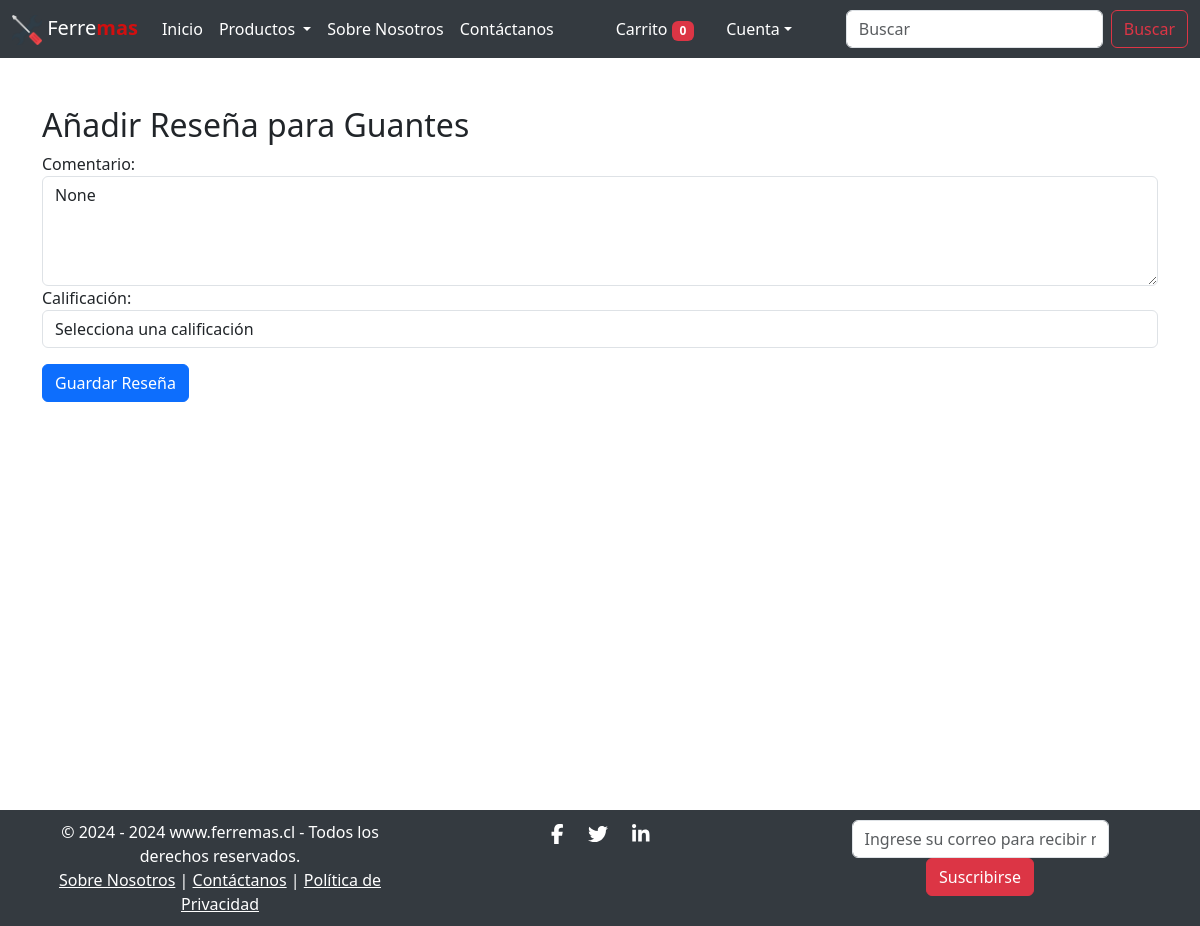
The page /add-review/2/2/ (signed in) on the database as committed earlier.
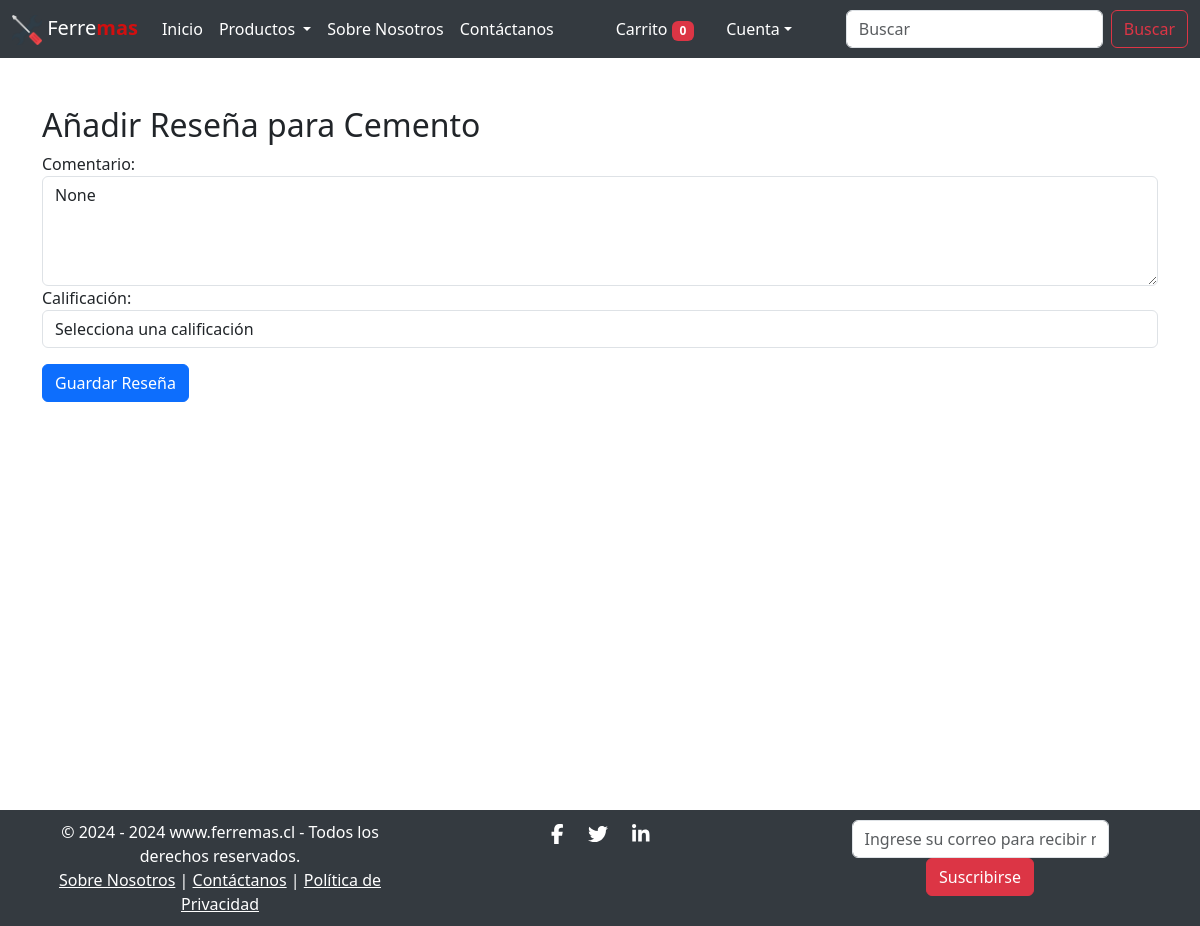
The same page on the database as committed later.
### core/models.py (models this page shows, shortened)
class Product(models.Model):
    category = models.ForeignKey(Category, related_name='products', on_delete=models.CASCADE)
    vendor = models.ForeignKey(Vendor, related_name='products', on_delete=models.SET_NULL, null=True, blank=True)
    title = models.CharField(max_length=100)
    description = models.TextField()
    price = models.DecimalField(max_digits=10, decimal_places=2, default=0.0)
    discounted_price = models.DecimalField(max_digits=10, decimal_places=2, null=True, blank=True)
    product_image = models.ImageField(upload_to='products/', null=True, blank=True)

### core/views.py (the view, shortened to what this page needs)
# urls.py: path('add-review/<int:product_id>/<int:order_id>/', AddReview.as_view(), name='add_review'),
@method_decorator(login_required, name='dispatch')
class AddReview(View):
    def get(self, request, product_id, order_id):
        product = get_object_or_404(Product, id=product_id)
        form = ReviewForm()
        return render(request, 'app/add_review.html', {'form': form, 'product': product, 'order_id': order_id})

### core/forms.py
class ReviewForm(forms.ModelForm):
    RATING_CHOICES = [
        (1, '1'),
        (2, '2'),
        (3, '3'),
        (4, '4'),
        (5, '5'),
    ]
    rating = forms.ChoiceField(choices=RATING_CHOICES, widget=forms.Select(), required=True)
    class Meta:
        model = Review
        fields = ['content', 'rating']

### core/context_processors.py (called while the page is built)
def cart_item_count(request):
    if request.user.is_authenticated:
        cart_count = Cart.objects.filter(user=request.user).count()
    else:
        cart_count = 0
    return {'totalitems': cart_count}

### core/templatetags/custom_filters.py (called while the page is built)
@register.filter(name='has_group')
def has_group(user, group_name):
    return user.groups.filter(name=group_name).exists()

### core/templates/app/add_review.html (shortened to what this page needs)
{% extends 'app/base.html' %}
{% load static %}
{% block main-content %}
<div class="container mt-5">
    <h2>Añadir Reseña para {{ product.title }}</h2>
    <form method="post">
        <div class="form-group">
            <label for="content">Comentario:</label>
            <textarea name="content" class="form-control" rows="4" required>{{ form.content.value }}</textarea>
        </div>
        <div class="form-group">
            <label for="rating">Calificación:</label>
            <select name="rating" class="form-control" required>
                <option value="" disabled selected>Selecciona una calificación</option>
            </select>
        </div>
        <button type="submit" class="btn btn-primary mt-3">Guardar Reseña</button>
    </form>
</div>
{% endblock %}

Rows that differ between the two databases and show on the page:
changed Product: title "Guantes" → "Cemento"
